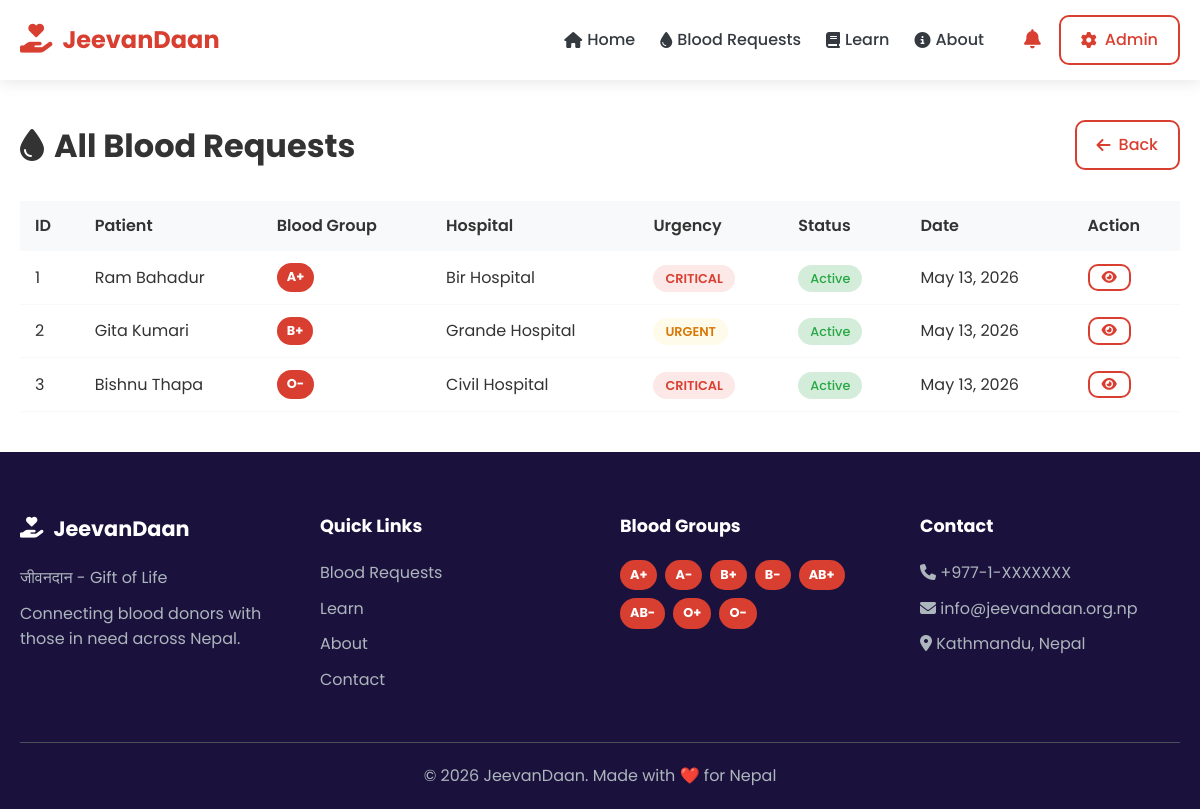
Screenshot of /public/admin/requests (signed in) with the database file from the repository.
### tables this page shows
CREATE TABLE blood_requests (
    id INT AUTO_INCREMENT PRIMARY KEY,
    requested_by INT NOT NULL,
    requester_type ENUM('user', 'organization') NOT NULL,
    patient_name VARCHAR(255) NOT NULL,
    patient_age INT,
    blood_group ENUM('A+', 'A-', 'B+', 'B-', 'AB+', 'AB-', 'O+', 'O-') NOT NULL,
    units_required INT DEFAULT 1,
    hospital_name VARCHAR(255) NOT NULL,
    hospital_district VARCHAR(100) NOT NULL,
    hospital_address TEXT,
    urgency ENUM('critical', 'urgent', 'normal') DEFAULT 'normal',
    status ENUM('active', 'fulfilled', 'cancelled', 'expired') DEFAULT 'active',
    contact_name VARCHAR(255),
    contact_phone VARCHAR(20) NOT NULL,
    contact_email VARCHAR(255),
    reason TEXT,
    required_by DATETIME,
    additional_notes TEXT,
    fulfilled_by INT,
    fulfilled_at DATETIME,
    created_at TIMESTAMP DEFAULT CURRENT_TIMESTAMP,
    updated_at TIMESTAMP DEFAULT CURRENT_TIMESTAMP ON UPDATE CURRENT_TIMESTAMP
);

### app/core/Controller.php (called while the page is built, shortened)
<?php
class Controller {
    public function __construct() {
        $this->db = Database::getInstance()->getConnection();
    }
    protected function view($view, $data = []) {
        extract($data);
        require_once APP_ROOT . '/app/views/' . $view . '.php';
    }
}

### app/controllers/Admin.php (called while the page is built, shortened)
<?php
class Admin extends Controller {
    public function requests() {
        $requests = $this->db->query("SELECT * FROM blood_requests ORDER BY created_at DESC")->fetch_all(MYSQLI_ASSOC);
        $this->view('admin/requests', [
            'title' => 'All Requests',
            'requests' => $requests
        ]);
    }
}

### app/core/App.php (called while the page is built, shortened)
<?php
class App {
    protected $method = 'index';
    public function __construct() {
        $url = $this->parseUrl();
        if (isset($url[0]) && !empty($url[0])) {
            $controllerName = ucfirst(strtolower($url[0]));
            if (file_exists(APP_ROOT . '/app/controllers/' . $controllerName . '.php')) {
                unset($url[0]);
            }
        }
        $this->controller = new $this->controller;
        if (isset($url[1])) {
            $method = str_replace('-', '_', $url[1]);
            if (method_exists($this->controller, $method)) {
                $this->method = $method;
                unset($url[1]);
            }
        }
        $this->params = $url ? array_values($url) : [];
        call_user_func_array([$this->controller, $this->method], $this->params);
    }
    protected function parseUrl() {
        if (isset($_GET['url'])) {
            return explode('/', filter_var(rtrim($_GET['url'], '/'), FILTER_SANITIZE_URL));
        }
        return [];
    }
}

### public/index.php (called while the page is built, shortened)
<?php
require_once '../app/config/Database.php';
require_once '../app/core/App.php';
require_once '../app/core/Controller.php';
$app = new App();

### app/config/Database.php (called while the page is built, shortened)
<?php
class Database {
    private static $instance = null;
    private $conn;
    private function __construct() {
        $this->conn = new mysqli(DB_HOST, DB_USER, DB_PASS, DB_NAME, DB_PORT);
        $this->conn->set_charset("utf8mb4");
    }
    public static function getInstance() {
        if (self::$instance === null) {
            self::$instance = new self();
        }
        return self::$instance;
    }
    public function getConnection() {
        return $this->conn;
    }
}

### app/views/admin/requests.php (the view)
<?php require_once APP_ROOT . '/app/views/layouts/header.php'; ?>
<div class="admin-dashboard">
    <div class="container">
        <div class="page-header">
            <h1><i class="fas fa-tint"></i> All Blood Requests</h1>
            <a href="<?php echo APP_URL; ?>/admin/dashboard" class="btn btn-outline">
                <i class="fas fa-arrow-left"></i> Back
            </a>
        </div>
        <div class="table-responsive">
            <table class="data-table">
                <thead>
                    <tr>
                        <th>ID</th>
                        <th>Patient</th>
                        <th>Blood Group</th>
                        <th>Hospital</th>
                        <th>Urgency</th>
                        <th>Status</th>
                        <th>Date</th>
                        <th>Action</th>
                    </tr>
                </thead>
                <tbody>
                    <?php foreach ($requests as $request): ?>
                        <tr>
                            <td><?php echo $request['id']; ?></td>
                            <td><?php echo htmlspecialchars($request['patient_name']); ?></td>
                            <td><span class="blood-badge small"><?php echo $request['blood_group']; ?></span></td>
                            <td><?php echo htmlspecialchars($request['hospital_name']); ?></td>
                            <td><span class="urgency-badge <?php echo $request['urgency']; ?>"><?php echo ucfirst($request['urgency']); ?></span></td>
                            <td><span class="status-badge <?php echo $request['status']; ?>"><?php echo ucfirst($request['status']); ?></span></td>
                            <td><?php echo date('M d, Y', strtotime($request['created_at'])); ?></td>
                            <td>
                                <a href="<?php echo APP_URL; ?>/requests/details/<?php echo $request['id']; ?>" class="btn btn-sm btn-outline">
                                    <i class="fas fa-eye"></i>
                                </a>
                            </td>
                        </tr>
                    <?php endforeach; ?>
                </tbody>
            </table>
        </div>
    </div>
</div>
<?php require_once APP_ROOT . '/app/views/layouts/footer.php'; ?>

### public/css/style.css (style rules this page uses)
:root { --primary: #d83f31; --primary-dark: #b72e23; --secondary: #6c757d; --dark: #1a123d; --background-peach: #f9e8e8; --success: #28a745; --warning: #ffc107; --danger: #d83f31; --info: #17a2b8; --light: #f8f9fa; --white: #ffffff; --shadow: 0 2px 15px rgba(0, 0, 0, 0.1); --radius: 10px; }
* { margin: 0; padding: 0; box-sizing: border-box; }
body { font-family: "Poppins", -apple-system, BlinkMacSystemFont, "Segoe UI", Roboto, sans-serif; line-height: 1.6; color: #333; background: var(--white); }
a { text-decoration: none; color: inherit; }
.container { max-width: 1200px; margin: 0 auto; padding: 0 20px; }
.btn { display: inline-flex; align-items: center; justify-content: center; gap: 8px; padding: 10px 20px; border: none; border-radius: var(--radius); font-size: 1rem; font-weight: 500; cursor: pointer; transition: all 0.3s; }
.btn-outline { background: transparent; border: 2px solid var(--primary); color: var(--primary); }
.btn-sm { padding: 5px 12px; font-size: 0.85rem; }
.blood-badge { display: inline-flex; align-items: center; justify-content: center; background: var(--primary); color: var(--white); padding: 8px 15px; border-radius: 25px; font-weight: 700; }
.blood-badge.small { font-size: 0.8rem; padding: 4px 10px; }
.urgency-badge { padding: 5px 12px; border-radius: 20px; font-size: 0.8rem; font-weight: 600; text-transform: uppercase; }
.urgency-badge.critical { background: #fde8e8; color: var(--danger); }
.urgency-badge.urgent { background: #fffbeb; color: #d97706; }
.status-badge { padding: 5px 12px; border-radius: 20px; font-size: 0.8rem; font-weight: 500; }
.status-badge.active { background: #d4edda; color: var(--success); }
.data-table { width: 100%; border-collapse: collapse; }
.data-table th, .data-table td { padding: 12px 15px; text-align: left; border-bottom: 1px solid var(--light); }
.data-table th { background: var(--light); font-weight: 600; }
.table-responsive { overflow-x: auto; }
.page-header { display: flex; justify-content: space-between; align-items: center; margin-bottom: 30px; }
.page-header h1 { display: flex; align-items: center; gap: 10px; }
.admin-dashboard { padding: 40px 0; }

### rows the page displays
blood_requests: id "1", patient_name "Ram Bahadur", blood_group "A+", hospital_name "Bir Hospital", urgency "CRITICAL", status "Active", created_at "May 13, 2026"
blood_requests: id "2", patient_name "Gita Kumari", blood_group "B+", hospital_name "Grande Hospital", urgency "URGENT", status "Active", created_at "May 13, 2026"
blood_requests: id "3", patient_name "Bishnu Thapa", blood_group "O-", hospital_name "Civil Hospital", urgency "CRITICAL", status "Active", created_at "May 13, 2026"
